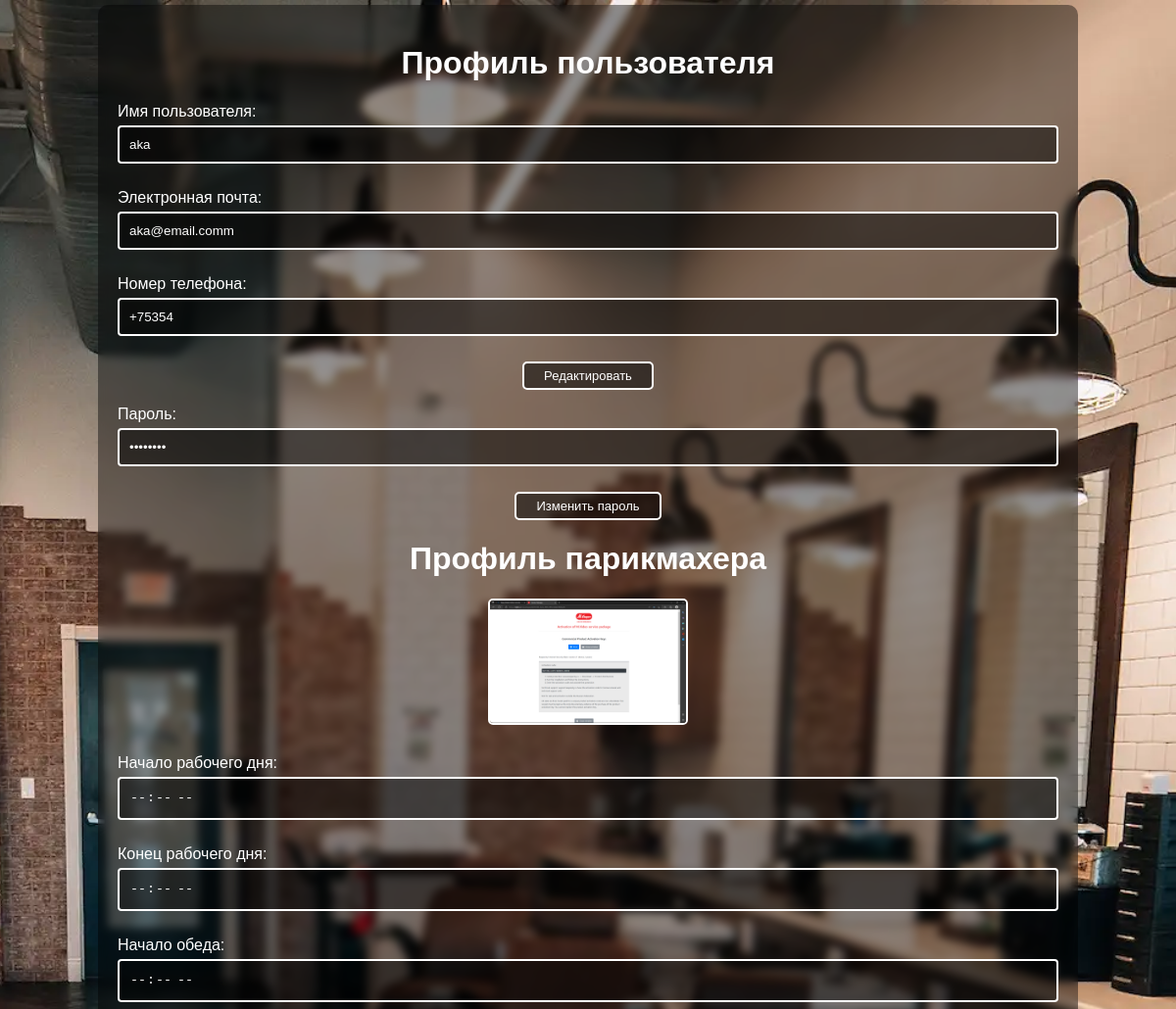
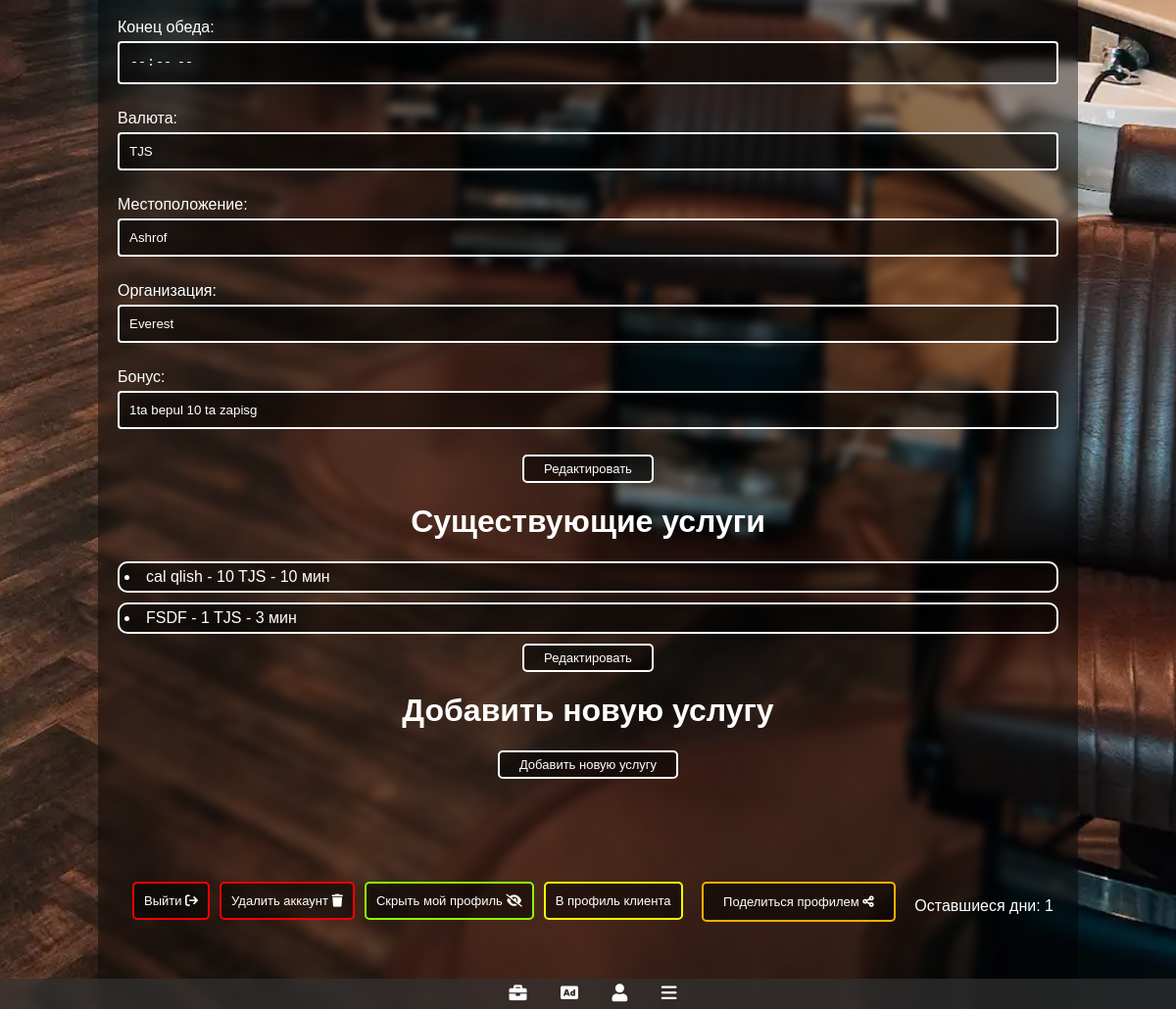
/sar/barber_profile/ (signed in), run on the app's committed database (2 pictures, top to bottom).
### main/models.py (models this page shows, shortened)
class CustomUser(AbstractUser):
    id = models.UUIDField(primary_key=True, default=uuid.uuid4, editable=False)
    is_barber = models.BooleanField(default=False)
    phone_number = models.CharField(max_length=20, null=True, blank=True, default="")
    favorite_barbers = models.ManyToManyField('sartaroshxona.Barber', blank=True, related_name='favorited_by')
    agreement = models.BooleanField(default=False)
    country =  models.ForeignKey(Country, on_delete=models.SET_NULL, blank=True, null=True)
    region = models.ForeignKey(Region, on_delete=models.SET_NULL, blank=True, null=True)
    district = models.ForeignKey(District, on_delete=models.SET_NULL, blank=True, null=True)
    city = models.ForeignKey(City, on_delete=models.SET_NULL, blank=True, null=True)
    USERNAME_FIELD = 'username'
    REQUIRED_FIELDS = ['email']
    objects = CustomUserManager()

### sartaroshxona/models.py (models this page shows, shortened)
class Barber(models.Model):
    id = models.UUIDField(primary_key=True, default=uuid.uuid4, editable=False)
    user = models.ForeignKey(CustomUser, on_delete=models.CASCADE, related_name='barber_profile')
    profile_image = models.ImageField(upload_to='profile_images/', null=True, blank=True)
    start_work = models.TimeField(null=True, blank=True)
    end_work = models.TimeField(null=True, blank=True)
    launch_start_time = models.TimeField(null=True, blank=True)
    launch_end_time = models.TimeField(null=True, blank=True)
    location = models.CharField(max_length=50, null=True, blank=True,default="")
    organization_name = models.CharField(max_length=50, null=True, blank=True,default="")
    bonus = models.CharField(max_length=150, null=True, blank=True, default="")  # Add the bonus field
    CURRENCY_CHOICES = [
        ('USD', 'US Dollar'),
        ('EUR', 'Euro'),
        ('RUB', 'Russian Ruble'),
        ('TJS', 'Tajik Somoni'),
        ('UZS', 'Uzbekistani Soʻm'),
    ]
    currency = models.CharField(max_length=3, choices=CURRENCY_CHOICES, default='TJS')
    active_barber = models.BooleanField(default=False)
    payment = models.BooleanField(default=False)
    payment_expiration_date = models.DateTimeField(null=True, blank=True)
    def get_services(self):
        return self.provided_services.all()  # Renamed related name for clarity
    def get_user_time_zone(self):
        if self.user.country and self.user.country.name == 'Russia':
            return (timezone.now().astimezone(pytz.timezone('Europe/Moscow')) - timedelta(minutes=1)).replace(tzinfo=None)
        elif self.user.country and self.user.country.name == 'Tajikistan':
            return (timezone.now().astimezone(pytz.timezone('Asia/Dushanbe')) - timedelta(minutes=1)).replace(tzinfo=None)
        else:
             return (timezone.now() - timedelta(minutes=1)).replace(tzinfo=None)

class Service(models.Model):
    barber = models.ForeignKey('Barber', on_delete=models.CASCADE, related_name='provided_services')
    title = models.CharField(max_length=50)
    price = models.IntegerField()
    duration_minutes = models.PositiveIntegerField()

### sartaroshxona/views.py (the view)
# urls.py: path('barber_profile/', views.barber_profile, name='barber_profile'),
@login_required
@is_barber_required
def barber_profile(request):
    user = request.user
    barber = Barber.objects.get(user=user)  # Fetch the logged-in barber's data
    if request.method == 'POST':
        if 'user_info_form' in request.POST:
            user_form = UserProfileForm(request.POST, instance=request.user)
            if user_form.is_valid():
                user_form.save()
                return redirect('barber_profile')
        elif 'password_change_form' in request.POST:
            password_change_form = PasswordChangeForm(request.user, request.POST)
            if password_change_form.is_valid():
                user = password_change_form.save()
                update_session_auth_hash(request, user)
                return redirect('barber_profile')
        elif 'barber_info_form' in request.POST:
            barber = Barber.objects.get(user=user)
            old_profile_image = barber.profile_image  # Get the old profile image
            barber_form = BarberForm(request.POST, request.FILES, instance=barber)
            if barber_form.is_valid():
                if old_profile_image and 'profile_image' in request.FILES:
                    profile_image = request.FILES['profile_image']
                    if profile_image.size <= 500 * 1024:  # 500 KB in bytes
                        if os.path.isfile(os.path.join(settings.MEDIA_ROOT, str(old_profile_image))):
                            os.remove(os.path.join(settings.MEDIA_ROOT, str(old_profile_image)))
                    else:
                        messages.error(request, 'Изображение должно быть не более 500 КБ. Переформатируйте его с помощью ссылки "Изменить размер изображения" ниже или отправьте свою фотографию через Telegram и загрузите ее оттуда для автоматического изменения размера.')
                        return redirect(reverse('barber_profile'))
                barber_form.save()
                return redirect('barber_profile')
        elif 'delete_image' in request.POST:
            barber = Barber.objects.get(user=request.user)
            old_profile_image = barber.profile_image
            if old_profile_image:  # Check if the image exists
                barber.profile_image.delete()
                barber.profile_image = None
                barber.save()
                return redirect('barber_profile')
        elif 'service_edit_form' in request.POST:
            service_ids = request.POST.getlist('id[]')
            titles = request.POST.getlist('title[]')
            prices = request.POST.getlist('price[]')
            durations = request.POST.getlist('duration_minutes[]')
            print(service_ids)
            for i, service_id in enumerate(service_ids):
                service = Service.objects.get(pk=service_id)
                service.title = titles[i]
                service.price = prices[i]
                service.duration_minutes = durations[i]
                service.save()
            return redirect('barber_profile')
        elif 'service_delete_form' in request.POST:
            service_ids_to_delete = request.POST.getlist('delete[]')
            for service_id in service_ids_to_delete:
                service = Service.objects.get(pk=service_id)
                service.delete()
            return redirect('barber_profile')
        elif 'service_form' in request.POST:  # Add new service
            service_form = ServiceForm(request.POST)
            if service_form.is_valid():
                service = service_form.save(commit=False)
                service.master = barber  # Associate the service with the logged-in barber
                service.save()
                return redirect('barber_profile')
        elif 'active_barber' in request.POST:
            if barber.payment:
                barber.active_barber = not barber.active_barber
                barber.save()
                return redirect('barber_profile')
            return render(request, 'main/others.html', {
                'barber': barber,
                'display': 'payment_info',
                })
    else:
        barber_form = BarberForm(instance=barber)
        service_initial = {'barber': barber}
        service_form = ServiceForm(initial=service_initial)
        user_form = UserProfileForm(instance=request.user)
        password_change_form = PasswordChangeForm(request.user)
        if barber.payment:
            payment_expiration_date_naive = barber.payment_expiration_date.replace(tzinfo=None)
            print(barber.get_user_time_zone())
            left_days = (payment_expiration_date_naive - barber.get_user_time_zone()).days
            left_days = max(left_days, 0)  # Ensure left_days is non-negative
            if int(left_days) == 0:
                barber.deactivate_premium()
        else:
            left_days = 0
    services = barber.get_services()  # Fetch services associated with the current barber
    return render(request, 'sartaroshxona/prof.html', {
        'user_form': user_form,
        'password_change_form': password_change_form,
        'barber': barber,
        'barber_form': barber_form,
        'services': services,
        'service_form': service_form,
        'left_days': left_days
    })

### sartaroshxona/templates/sartaroshxona/prof.html (shortened to what this page needs)
{% extends 'main/base.html' %}
{% load static %}
{% block content %}
{% include 'main/navbar.html' %}
{% include 'main/messages.html' %}
<link rel="stylesheet" href="{% static 'css/prof.css' %}">
<link rel="stylesheet" href="https://cdnjs.cloudflare.com/ajax/libs/font-awesome/5.15.4/css/all.min.css">
<div class="container">
    <h1>Профиль пользователя</h1>
    <div id="readOnlyUserMode">
        <p>Имя пользователя: <input type="text" id="username" value="{{ user_form.username.value }}" disabled></p>
        <p>Электронная почта: <input type="email" id="email" value="{{ user_form.email.value }}" disabled></p>
        <p>Номер телефона: <input type="text" name="phone_number" value="{{ user_form.phone_number.value }}" id="phone_number" disabled></p>
        <button id="editUserButton">Редактировать</button>
    </div>
    <div id="readOnlyPasswordMode">
        <p>Пароль: <input type="password" name="old_password" value="********" id="old_password" disabled></p>
        <button id="editPasswordButton">Изменить пароль</button>
    </div>
    <h1 class="profile-header">Профиль парикмахера</h1>
    <div id="readOnlyBarberMode">
        <div class="profile-field">
            <div class="profile-field">
                <div class="profile-image-container">
                    {% if barber.profile_image %}
                        <img src="{{ barber.profile_image.url }}" alt="Изображение профиля">
                    {% else %}
                        <img src="{% static 'images/default.jpg' %}" alt="Изображение по умолчанию">
                    {% endif %}
                </div>
            </div>
            <p>Начало рабочего дня: <input type="time" name="start_work" value="{% if barber_form.start_work.value %}{{ barber_form.start_work.value|time:'H:i' }}{% endif %}" id="start_work" disabled></p>
            <p>Конец рабочего дня: <input type="time" name="end_work" value="{% if barber_form.end_work.value %}{{ barber_form.end_work.value|time:'H:i' }}{% endif %}" id="end_work" disabled></p>
            <p>Начало обеда: <input type="time" name="launch_start_time" value="{% if barber_form.launch_start_time.value %}{{ barber_form.launch_start_time.value|time:'H:i' }}{% endif %}" id="launch_start_time" disabled></p>
            <p>Конец обеда: <input type="time" name="launch_end_time" value="{% if barber_form.launch_end_time.value %}{{ barber_form.launch_end_time.value|time:'H:i' }}{% endif %}" id="launch_end_time" disabled></p>
            <p>Валюта: <input type="text" name="currency" value="{{ barber_form.currency.value }}" id="currency" disabled></p>
            <p>Местоположение: <input type="text" name="location" value="{{ barber_form.location.value }}" id="location" disabled></p>
            <p>Организация: <input type="text" name="organization_name" value="{{ barber_form.organization_name.value }}" id="organization_name" disabled></p>
            <p>Бонус: <input type="text" name="bonus" value="{{ barber_form.bonus.value }}" id="bonus" placeholder="Например: 1 бесплатное обслуживание за 5 записей" disabled></p>
            <button id="editBarberButton">Редактировать</button>
        </div>
    </div>
    <h1>Существующие услуги</h1>
    <div id="readOnlyServiceMode">
        {% if services %}
            {% for service in services %}
                <div  class="service-container">
                    <li>
                        <span class="readonly-input">{{ service.title }} - {{ service.price }} {{ barber.currency}} - {{ service.duration_minutes}} мин</span>
                    </li>
                </div>
            {% endfor %}
        {% else %}
            <p>Услуги не найдены.</p>
        {% endif %}
        <button id="editServiceButton">Редактировать</button>
    </div>
    <h1>Добавить новую услугу</h1>
    <div id="showAddServiceForm">
        <button>Добавить новую услугу</button>
    </div>
    <div class="bottom-container">
        <form method="post" action="{% url 'logout' %}" class="logout-form">
            <button style="border-color: red; padding: 10px; margin-left: 10px;" type="submit" onclick="return confirm('Вы уверены, что хотите выйти?')">
                Выйти <i class="fa-solid fa-arrow-right-from-bracket"></i>
            </button>
        </form>
        <form method="post" action="{% url 'delete_account' %}" class="delete-account-form">
            <button style="border-color: red; padding: 10px; margin-left: 10px;" type="submit" onclick="return confirm('Вы уверены, что хотите удалить свой аккаунт?')">
                Удалить аккаунт <i class="fa-solid fa-trash"></i>
            </button>
        </form>
        <form method="post">
            <button style="border-color: rgb(145, 255, 0); padding: 10px; margin-left: 10px;" type="submit" name="active_barber">
                {% if barber.active_barber %}
                    Скрыть мой профиль <i class="fa-solid fa-eye-slash"></i>
                {% else %}
                    Показать мой профиль публично <i class="fa-solid fa-eye"></i>
                {% endif %}
            </button>
        </form>
        <form method="post"  action="{% url 'client_or_barber' %}">
            <button style="border-color: rgb(242, 255, 0); padding: 10px; margin-left: 10px;" type="submit">
                {% if request.user.is_barber %}
                    В профиль клиента
                {% else %}
                    В профиль парикмахера
                {% endif %}
            </button>
        </form>
        <button style="border-color: rgb(255, 174, 0);" class="bottom-container-button" id="shareButton" data-barber-id="{{ barber.id }}">
            Поделиться профилем <i class="fa-solid fa-share-nodes"></i>
        </button>
        <p>Оставшиеся дни: {{left_days}}</p>
    </div>
</div>
{% endblock %}

### data on the page
CustomUser: username.value "aka", email.value "aka@email.comm", phone_number "+75354"
Barber: profile_image (picture), currency "TJS", location "Ashrof", organization_name "Everest", bonus "1ta bepul 10 ta zapisg"
Service: title "cal qlish", price "10", duration_minutes "10"
Service: title "FSDF", price "1", duration_minutes "3"

### other printed values
{{ left_days }} "1"
